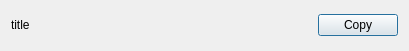
<?xml version="1.0" encoding="UTF-8"?>
<ui version="4.0">
 <class>ProtectedView</class>
 <widget class="QDialog" name="ProtectedView">
  <property name="geometry">
   <rect>
    <x>0</x>
    <y>0</y>
    <width>409</width>
    <height>51</height>
   </rect>
  </property>
  <property name="windowTitle">
   <string>View Your App Details</string>
  </property>
  <layout class="QVBoxLayout" name="verticalLayout_6">
   <item>
    <layout class="QHBoxLayout" name="horizontalLayout_2">
     <item>
      <widget class="QLabel" name="lbl_title">
       <property name="sizePolicy">
        <sizepolicy hsizetype="Expanding" vsizetype="Preferred">
         <horstretch>0</horstretch>
         <verstretch>0</verstretch>
        </sizepolicy>
       </property>
       <property name="text">
        <string>title</string>
       </property>
      </widget>
     </item>
     <item>
      <widget class="QPushButton" name="btn_copy">
       <property name="text">
        <string>Copy</string>
       </property>
      </widget>
     </item>
    </layout>
   </item>
   <item>
    <layout class="QVBoxLayout" name="vbox_data"/>
   </item>
  </layout>
 </widget>
 <resources/>
 <connections/>
</ui>
